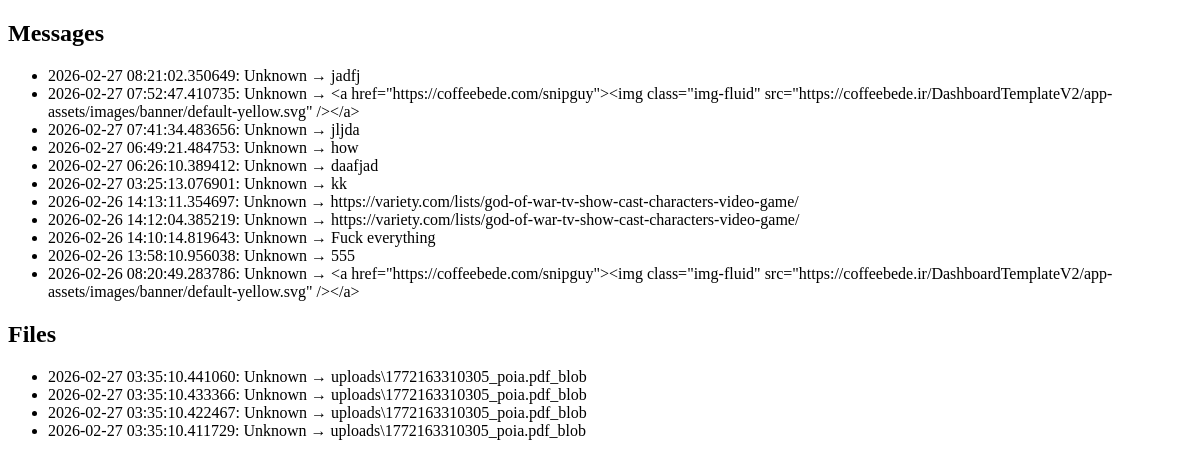
Before: /history with the older database file.
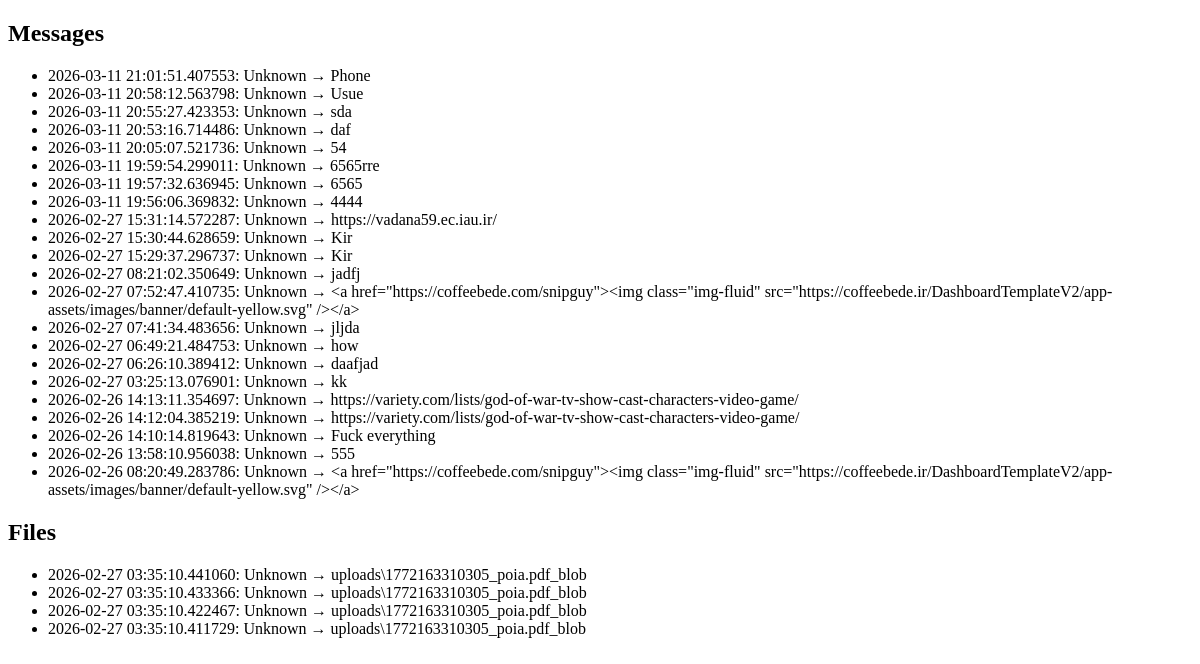
After: the same page with the newer database file.
### main.py (models this page shows)
class Message(db.Model):
    id = db.Column(db.Integer, primary_key=True)
    content = db.Column(db.String, nullable=False)
    sender = db.Column(db.String, nullable=False)
    timestamp = db.Column(db.DateTime, default=datetime.datetime.utcnow)

class UploadHistory(db.Model):
    id = db.Column(db.Integer, primary_key=True)
    filename = db.Column(db.String, nullable=False)
    sender = db.Column(db.String, nullable=False)
    timestamp = db.Column(db.DateTime, default=datetime.datetime.utcnow)

### main.py (the view)
@app.route("/history")
def show_history():
    messages = Message.query.order_by(Message.timestamp.desc()).all()
    uploads = UploadHistory.query.order_by(UploadHistory.timestamp.desc()).all()
    return render_template("history.html", messages=messages, uploads=uploads)

### main.py (called while the page is built)
@app.before_request
def capture_user_agent():
    ua = request.headers.get("User-Agent")
    print("Connected device UA:", ua)
    device = session.get("device_name", "Unknown Device")

### templates/history.html
<!DOCTYPE html>
<html>
<head><title>History</title></head>
<body>
<h2>Messages</h2>
<ul>
  {% for msg in messages %}
    <li>{{msg.timestamp}}: {{ msg.sender }} → {{ msg.content }}</li>
  {% endfor %}
</ul>
<h2>Files</h2>
<ul>
  {% for up in uploads %}
    <li>{{up.timestamp}}: {{ up.sender }} → {{ up.filename }}</li>
  {% endfor %}
</ul>
</body>
</html>

Changed rows visible on the page:
added Message: timestamp "2026-03-11 21:01:51.407553", sender "Unknown", content "Phone"
added Message: timestamp "2026-03-11 20:58:12.563798", sender "Unknown", content "Usue"
added Message: timestamp "2026-03-11 20:55:27.423353", sender "Unknown", content "sda"
added Message: timestamp "2026-03-11 20:53:16.714486", sender "Unknown", content "daf"
added Message: timestamp "2026-03-11 20:05:07.521736", sender "Unknown", content "54"
added Message: timestamp "2026-03-11 19:59:54.299011", sender "Unknown", content "6565rre"
added Message: timestamp "2026-03-11 19:57:32.636945", sender "Unknown", content "6565"
added Message: timestamp "2026-03-11 19:56:06.369832", sender "Unknown", content "4444"
added Message: timestamp "2026-02-27 15:31:14.572287", sender "Unknown", content "https://vadana59.ec.iau.ir/"
added Message: timestamp "2026-02-27 15:30:44.628659", sender "Unknown", content "Kir"
added Message: timestamp "2026-02-27 15:29:37.296737", sender "Unknown", content "Kir"
